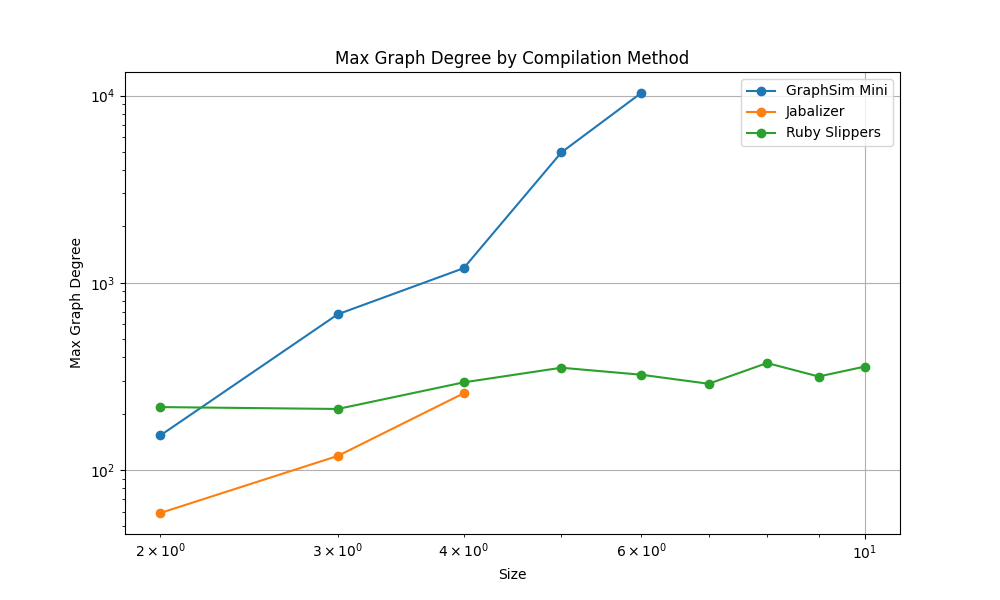

Write Python code to recreate this figure.
import matplotlib.pyplot as plt

# Data for GraphSim Mini
graphsim_mini = {
    2: 153,
    3: 679,
    4: 1197.0,
    5: 4967,
    6: 10317,
}

# Data for Jabalizer
jabalizer = {
    2: 59,
    3: 119,
    4: 257,
}

# Data for Ruby Slippers
ruby_slippers = {
    2: 217,
    3: 212,
    4: 294,
    5: 352,
    6: 323,
    7: 289,
    8: 373,
    9: 316,
    10: 357,
}

# Extract the x and y values for each dataset
sizes_graphsim_mini = list(graphsim_mini.keys())
times_graphsim_mini = list(graphsim_mini.values())

sizes_jabalizer = list(jabalizer.keys())
times_jabalizer = list(jabalizer.values())

sizes_ruby_slippers = list(ruby_slippers.keys())
times_ruby_slippers = list(ruby_slippers.values())

# Create the plot
plt.figure(figsize=(10, 6))
plt.loglog(sizes_graphsim_mini, times_graphsim_mini, marker="o", label="GraphSim Mini")
plt.loglog(sizes_jabalizer, times_jabalizer, marker="o", label="Jabalizer")
plt.loglog(sizes_ruby_slippers, times_ruby_slippers, marker="o", label="Ruby Slippers")

# Add labels and title
plt.xlabel("Size")
plt.ylabel("Max Graph Degree")
plt.title("Max Graph Degree by Compilation Method")

# Add legend
plt.legend()

# Show the plot
plt.grid(True)
# plt.show()

# Save the plot
plt.savefig("plot_max_graph_degree.png")
